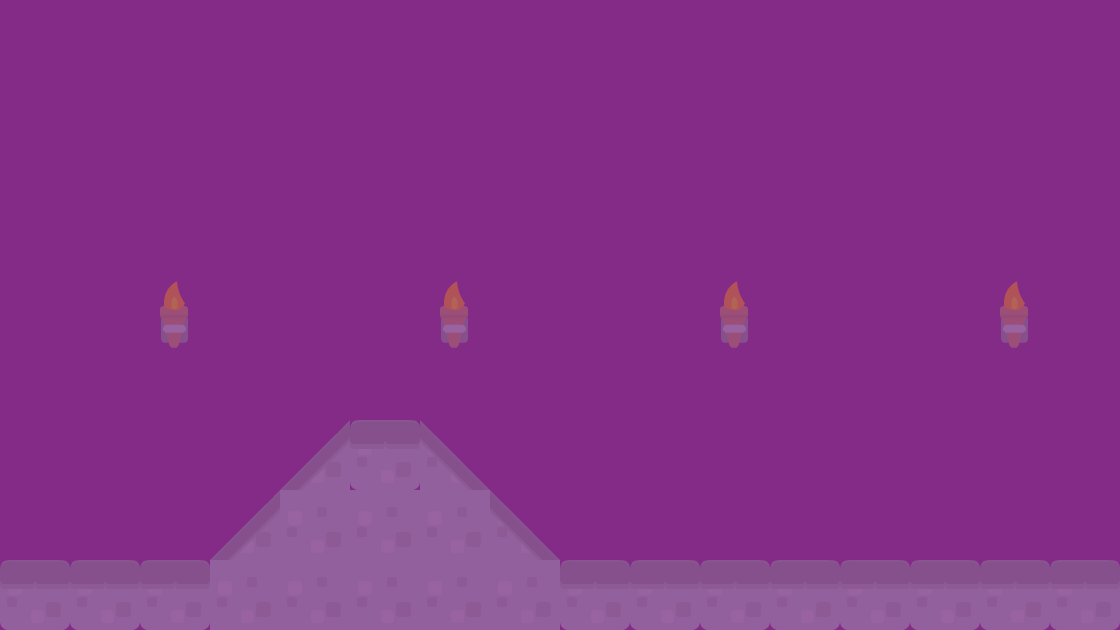

A 2D game scene composited from a Tiled map and its tileset images. What follows is a short description and the map's XML, with each tile layer's data collapsed to a summary:
An orthogonal 16x9 tile map with 70x70 px tiles, 2 tile layers (collision, background), 2 tilesets and 3 objects (2x BadGuy, Mushroom).

<map version="1.0" orientation="orthogonal" renderorder="right-down" width="16" height="9" tilewidth="70" tileheight="70" backgroundcolor="#842a87">
 <properties>
  <property name="type" value="solid" />
 </properties>
 <tileset firstgid="1" name="background-tiles" tilewidth="70" tileheight="70">
  <image source="../img/background-tiles.png" width="910" height="910" />
 </tileset>
 <tileset firstgid="170" name="meta-tiles" tilewidth="70" tileheight="70">
  <image source="../img/meta-tiles.png" width="350" height="70" />
  <tile id="1">
   <properties>
    <property name="type" value="lslope" />
   </properties>
  </tile>
  <tile id="3">
   <properties>
    <property name="type" value="rslope" />
   </properties>
  </tile>
  <tile id="4">
   <properties>
    <property name="type" value="solid" />
   </properties>
  </tile>
 </tileset>
 <layer name="collision" width="16" height="9" opacity="0">
  <data>[144 cells, 18 non-empty, 4 distinct tile ids]</data>
 </layer>
 <layer name="background" width="16" height="9" opacity="0.36">
  <data>[144 cells, 28 non-empty, 5 distinct tile ids]</data>
 </layer>
 <objectgroup name="EnemyEntities" visible="0">
  <object name="BadGuy" x="628" y="492" width="286" height="68" />
  <object name="BadGuy" x="838" y="490" width="216" height="74" />
 </objectgroup>
 <objectgroup name="CollectableEntities" visible="0" opacity="0.4">
  <object name="Mushroom" x="562" y="490" width="68" height="70" />
 </objectgroup>
</map>
